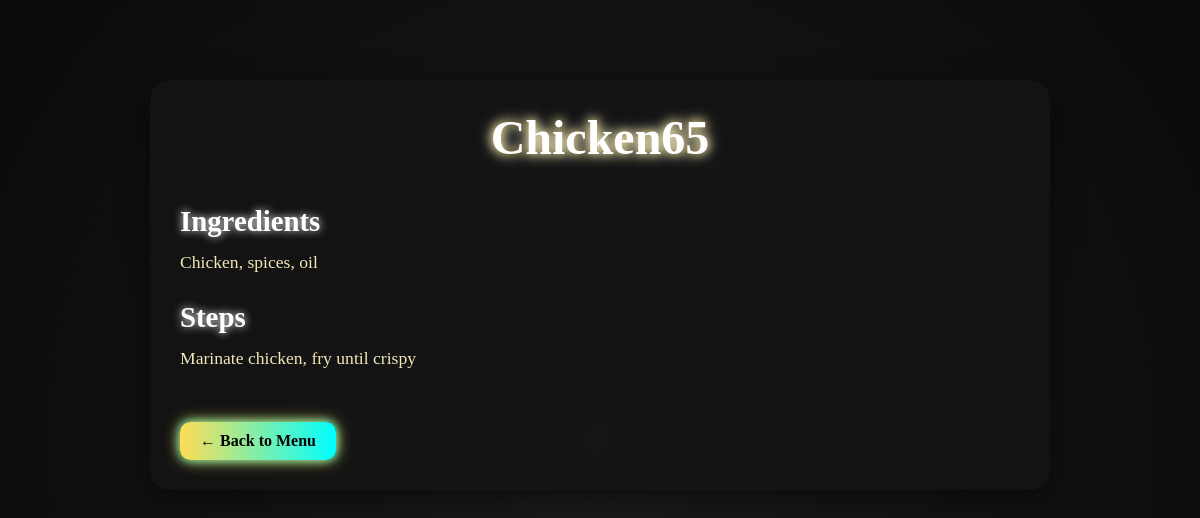
The page /recipe/chicken65 on the database its author committed.
### tables this page shows
CREATE TABLE recipes (
            id INTEGER PRIMARY KEY AUTOINCREMENT,
            dish_id TEXT UNIQUE NOT NULL,
            name TEXT NOT NULL,
            ingredients TEXT NOT NULL,
            steps TEXT NOT NULL,
            category TEXT,
            subtype TEXT,
            char_name TEXT,
            img_url TEXT,
            char_img_url TEXT
        );

### app.py (the view)
@app.route('/recipe/<dish_id>')
def recipe(dish_id):
    with get_db_connection() as conn:
        dish = conn.execute('SELECT * FROM recipes WHERE dish_id = ?', (dish_id,)).fetchone()
    if dish is None:
        abort(404)
    dish_dict = dict(dish)
    try:
        return render_template(f'{dish_id}.html', dish=dish_dict, role=session.get('role'), username=session.get('username'))
    except TemplateNotFound:
        return render_template('recipe.html', dish=dish_dict, role=session.get('role'), username=session.get('username'))

### app.py (called while the page is built)
def get_db_connection():
    conn = sqlite3.connect(DATABASE_PATH, timeout=10)
    conn.row_factory = sqlite3.Row  # This allows accessing columns by name
    return conn

### templates/recipe.html (shortened to what this page needs)
<!DOCTYPE html>
<html lang="en">
<head>
    <link rel="stylesheet" href="{{ url_for('static', filename='css/style.css') }}">
    <link rel="stylesheet" href="{{ url_for('static', filename='css/cooking.css') }}">
    <link rel="stylesheet" href="{{ url_for('static', filename='css/recipe.css') }}">
</head>
<body>
    <div class="recipe-container">
        <h1>{{ dish.name }}</h1>
        <h3>Ingredients</h3>
        <p>{{ dish.ingredients }}</p>
        <h3>Steps</h3>
        <p>{{ dish.steps }}</p>
        <a href="#" class="back-btn">← Back to Menu</a>
    </div>
</body>
</html>

### static/css/style.css (style rules this page uses)
* { margin: 0; padding: 0; box-sizing: border-box; }
:root { --primary-color: #FF416C; --secondary-color: #7205A3; --accent-color: #FFC300; --bg-dark: #0f0518; --bg-light: #1a0b27; --text-light: #F4F4F9; }
body { font-family: "Poppins", sans-serif; font-weight: 500; background-color: #000; overflow-x: hidden; }
*, *::before, *::after { box-sizing: border-box; }
body:not(.login-page) { background-color: var(--bg-dark); color: #fff; min-height: 100vh; }

### static/css/cooking.css (style rules this page uses)
.menu-subsection, a { text-decoration: none; }

### static/css/recipe.css (style rules this page uses)
body { margin: 0; padding: 0; font-family: 'Cinzel Decorative', serif; background: radial-gradient(circle at center, #1b1b1b 0%, #0a0a0a 100%); color: #f1f1f1; }
.recipe-container { max-width: 900px; margin: 80px auto; padding: 30px; border-radius: 20px; background: rgba(20, 20, 20, 0.85); box-shadow: 0 8px 30px rgba(0, 0, 0, 0.5); animation: fadeIn 1.5s ease forwards; }
.recipe-container h1 { font-size: 3rem; text-align: center; color: #fff; text-shadow: 0 0 15px #fff, 0 0 10px #ffdd55; margin-bottom: 40px; }
.recipe-container h3 { font-size: 1.8rem; margin-top: 25px; margin-bottom: 10px; color: #fff; text-shadow: 0 0 8px #fff; }
.recipe-container p { font-size: 1.1rem; line-height: 1.6; margin-bottom: 20px; color: #f1e8b8; }
.back-btn { display: inline-block; margin-top: 30px; padding: 10px 20px; border-radius: 10px; background: linear-gradient(90deg, #ffdd55, #00ffff); color: #000; font-weight: bold; text-decoration: none; box-shadow: 0 0 15px #ffdd55, 0 0 10px #00ffff; transition: transform 0.2s ease, box-shadow 0.3s ease; }

### rows shown on the page
recipes: name "Chicken65", ingredients "Chicken, spices, oil", steps "Marinate chicken, fry until crispy"
